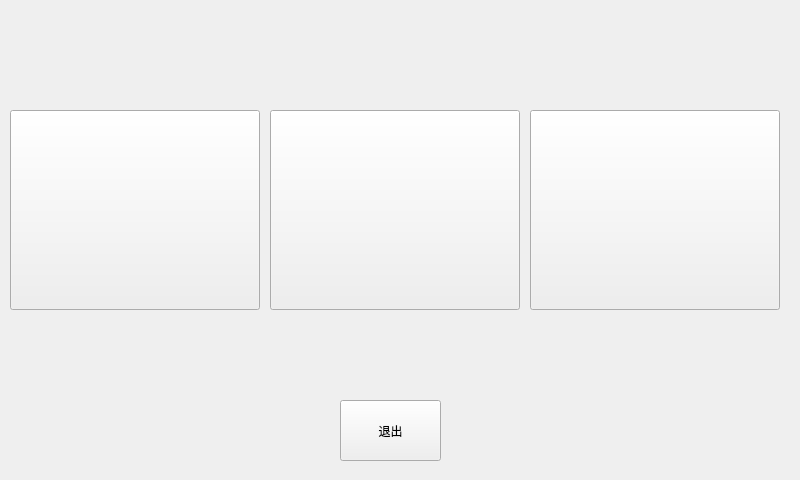
<?xml version="1.0" encoding="UTF-8"?>
<ui version="4.0">
 <class>MainWindow</class>
 <widget class="QMainWindow" name="MainWindow">
  <property name="geometry">
   <rect>
    <x>0</x>
    <y>0</y>
    <width>800</width>
    <height>480</height>
   </rect>
  </property>
  <property name="windowTitle">
   <string>MainWindow</string>
  </property>
  <property name="styleSheet">
   <string notr="true">QMainWindow:{ url(:/pic/p.jpg)};</string>
  </property>
  <widget class="QWidget" name="centralwidget">
   <widget class="QPushButton" name="pushButton_weather">
    <property name="geometry">
     <rect>
      <x>10</x>
      <y>110</y>
      <width>250</width>
      <height>200</height>
     </rect>
    </property>
    <property name="styleSheet">
     <string notr="true">border-image: url(:/pic/weather.jpg);</string>
    </property>
    <property name="text">
     <string/>
    </property>
   </widget>
   <widget class="QPushButton" name="pushButton_video">
    <property name="geometry">
     <rect>
      <x>270</x>
      <y>110</y>
      <width>250</width>
      <height>200</height>
     </rect>
    </property>
    <property name="styleSheet">
     <string notr="true">border-image: url(:/pic/video.jpg);</string>
    </property>
    <property name="text">
     <string/>
    </property>
   </widget>
   <widget class="QPushButton" name="pushButton_music">
    <property name="geometry">
     <rect>
      <x>530</x>
      <y>110</y>
      <width>250</width>
      <height>200</height>
     </rect>
    </property>
    <property name="styleSheet">
     <string notr="true">border-image: url(:/pic/music.jpg);</string>
    </property>
    <property name="text">
     <string/>
    </property>
   </widget>
   <widget class="QPushButton" name="pushButton_exit">
    <property name="geometry">
     <rect>
      <x>340</x>
      <y>400</y>
      <width>101</width>
      <height>61</height>
     </rect>
    </property>
    <property name="text">
     <string>退出</string>
    </property>
   </widget>
  </widget>
 </widget>
 <resources/>
 <connections/>
</ui>
